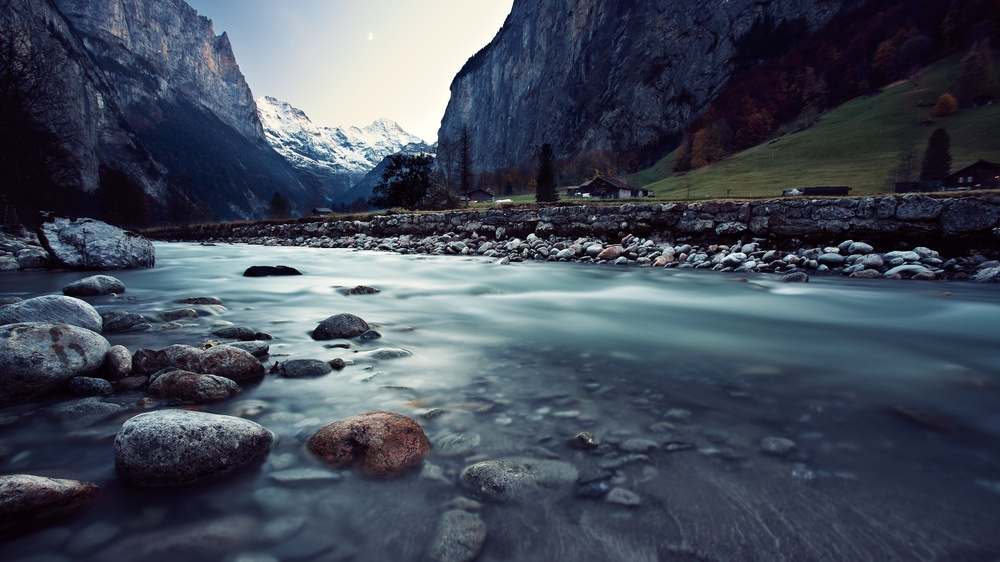
%> input picture Images/48876.jpg, 1000 x 562 px, shrunk from 3840 x 2160 before the run
$ octave imageDemo.m   (GNU Octave 9; MATLAB toolbox functions it lacks are replaced by stand-ins)
%> lines starting %> are read from the running program, lines starting %| are printed output that depends on the picture; long printed decimals are rounded
### getCoeffsBSpline.m
function Coeffs = getCoeffsBSpline(signalIn, N)
% SAMUEL FERNANDEZ MENDUIÑA
% This function computes the coefficients of the signal given the order of
% the continuous B-Spline N
% INPUTS:
%   signalIn: the signal to decompose
%   N: the order of the continuous B-Spline
% OUTPUTS:
%   Coeffs: Coefficients of the representation
% This function is based on the results exposed in the following papers:
%   [1] Unser, Michael & Aldroubi, Akram & Eden, Murray. (1991).
%       Fast B-Spline Transforms for Continuous Image Representation and
%       Interpolation. IEEE Trans. Pattern Anal. Mach. Intell.. 13. 277-285.
%

bSpline_analysis = getBSpline(N, 1); % compute the BSpline
% normalised denominator coefficients
as = bSpline_analysis(1:end)/(bSpline_analysis(1));
% scaled numerator coefficients
bs = 1/(bSpline_analysis(1));
% sort in descend order the roots, since they always appear in pairs,
% getting half of them and performing filtfilt is going to produce the
% result we look for; additionally it produces a zero-phased output
root = sort(roots(as), 'descend');
root = root(1:length(root)/2);
[sos, g] = zp2sos(roots(bs), root, 1);
% this type of filter does not introduce delay
Coeffs = 1/bSpline_analysis(1)*prod(abs(root))*filtfilt(sos, g, signalIn);
% scale conveniently to match the expressions in [1]
end

### getSignalFromCoeff.m
function xRec = getSignalFromCoeff(Coeff, N, m)
% SAMUEL FERNANDEZ MENDUIÑA
% This function computes the signal from the coefficients of the
% representation with B-Splines of order N
%
% INPUTS:
%   Coeffs: the input coefficients
%   N: the order of the continuous B-Spline
%   m: interpolation factor
% OUTPUTS:
%   xRec: Recovered signal
% This function is based on the results exposed in the following papers:
%   [1] Unser, Michael & Aldroubi, Akram & Eden, Murray. (1991).
%       Fast B-Spline Transforms for Continuous Image Representation and
%       Interpolation. IEEE Trans. Pattern Anal. Mach. Intell.. 13. 277-285.
%
% firstly we get the bSpline
bSpline_synthesis = getBSpline(N, m);
expand_fact = (length(bSpline_synthesis)-1)/2;
expand_prev = 0; %(length(bSpline_analysis));
% add zeros to interpolate if necessary
ctofilt = zeros(size(Coeff, 1), m*size(Coeff, 2));
ctofilt(:, 1:m:end) = Coeff;
% add zeros at the end to compensate for the delay of FIR filters
ctofilt = [ctofilt(:, expand_fact:-1:1) ...
    ctofilt, zeros(size(Coeff, 1), expand_fact)];
% perform filtering
xrec = filter(bSpline_synthesis, 1, ctofilt);
% remove zeros
xRec = xrec(:, 2*expand_fact+expand_prev+1:end-expand_prev);
end

### figure2.m
function figure2

X = 400;
Y = 300;
figure
fig = gcf;
set(groot,'defaulttextinterpreter','default');
set(groot, 'defaultAxesTickLabelInterpreter','default');
set(groot, 'defaultLegendInterpreter','default');
set(fig, 'Position', [0, 0, X, Y]);
set(0, 'DefaultLineLineWidth', 2.5);
fig = gcf;
set(fig, 'Position', [0, 0, X, Y].*2.5)
fig.PaperUnits = 'inches';
fig.PaperPosition = [0 0 X/100 Y/100].*2.5;
%set(gca, 'FontName', 'Trebuchet MS')
set(gca, 'ColorOrder', [1 0 0; 0 0 0; 0 0 1; 0 1 0; 0.75, 0, 0.75], 'NextPlot', 'replacechildren');
set(gca, 'linewidth', 2)
set(gca, 'fontsize', 24)
box off
axis tight
return

### getBSpline.m
function [G] = getBSpline(N, m)
% SAMUEL FERNANDEZ MENDUIÑA
% This function obtains the sampled version of the B-Spline of order N and
% its corresponding dual basis performing spectral factorisation based on
% the Daebuchies formula.
% INPUTS:
%   N: the order of the continuous B-Spline
%   m: interpolation factor
% OUTPUTS:
%   G: B-Spline samples
% This function is based on the results exposed in the following papers:
%   [1] Unser, Michael & Aldroubi, Akram & Eden, Murray. (1991).
%       Fast B-Spline Transforms for Continuous Image Representation and
%       Interpolation. IEEE Trans. Pattern Anal. Mach. Intell.. 13. 277-285.
%
% I use netwon series to obtain the basis and its dual
numVan = N+1; % this is the number of vanishing moments
% allowed values for j and k
j = 0:numVan;
k = (min(mod(N, 2), mod(m, 2)):numVan*m-mod(m, 2))'+1/2*(1-mod(N, 2))*mod(m, 2);
% just apply known formula for getting direct basis [1]
% factorial term
G = factorial(numVan)./(factorial(j).*factorial(numVan-j));
% ensemble all the parts
Gprov = G.*(-1).^(j)/factorial(N);
kmjm = ((k-j*m).*(k>j*m)).^N;
% final term
G = (Gprov*kmjm')/(m^N);
end

### imageDemo.m
%% set up the environment
close all
clear
%% initialise the symulation parameters
N = 8; % Continuous B-Spline order
m_syn = 1; % increase in the number of samples in the reconstruction stage
%% generate the B-Splines
bSpline_analysis = getBSpline(N, 1);
bSpline_synthesis = getBSpline(N, m_syn);
%% load the desired image
im = imread('Images/48876.jpg');
%> im is the input picture: size 562x1000x3 uint8; mean R, G, B 68.2, 76.1, 90.2
% to gray; we could consider color images to just repeating the procedure
imtocon = rgb2gray(im);
imreal = double(imtocon)/255; % to double in the 0-1 range
exp_fac = length(bSpline_analysis); %this term takes into account the delay
% periodic extension of the image to retrieve it perfectly
imtocon = zeros(size(imreal, 1)+2*exp_fac, size(imreal, 2)+2*exp_fac);
imtocon(exp_fac+1:end-exp_fac, exp_fac+1:end-exp_fac) = imreal;
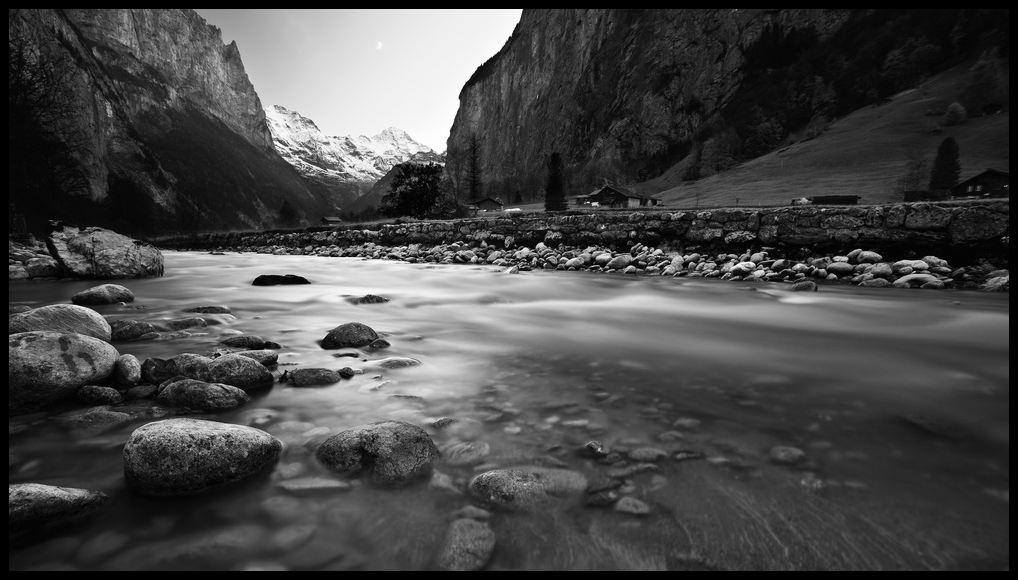
%> imtocon: size 580x1018 double; min 0, max 1, mean 0.281
imtocon(exp_fac+1:end-exp_fac, 1:exp_fac ) = imreal(:, exp_fac:-1:1);
imtocon(1:exp_fac, exp_fac+1:end-exp_fac) = imreal(exp_fac:-1:1, :);
imtocon(exp_fac+1:end-exp_fac, end-exp_fac:end) = imreal(:, end:-1:end-exp_fac);
imtocon(end-exp_fac:end, exp_fac+1:end-exp_fac) = imreal(end:-1:end-exp_fac, :);
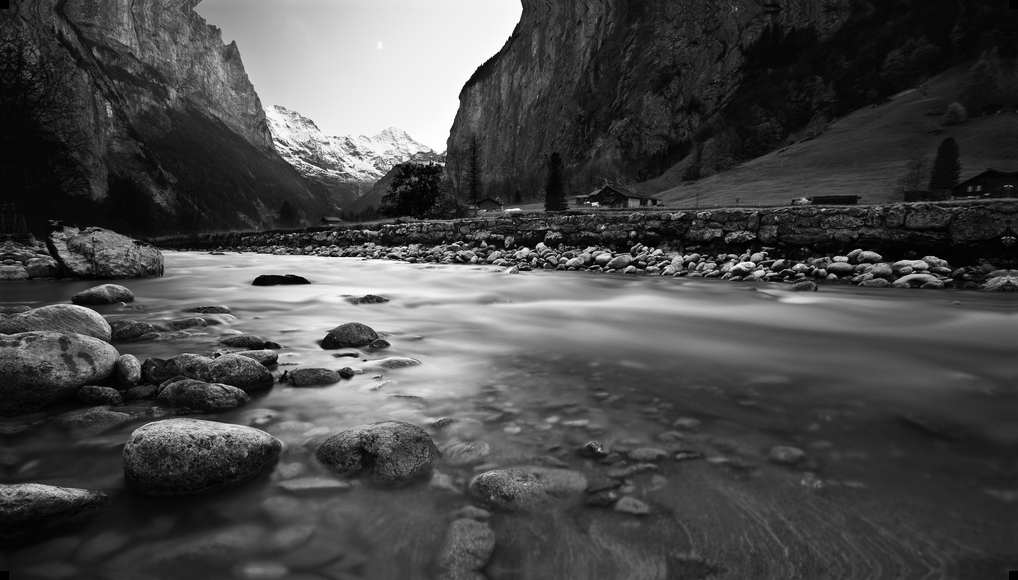
%> imtocon: size 580x1018 double; min 0, max 1, mean 0.292

%% Get the coefficients
c1 = getCoeffsBSpline(imtocon, N);
cdef = getCoeffsBSpline(c1', N)';
%> call 2 of getCoeffsBSpline, with N = 8
%> in getCoeffsBSpline (call 2), `Coeffs = 1/bSpline_analysis(1)*prod(abs(root))*filtfilt(sos, g, signal..`:
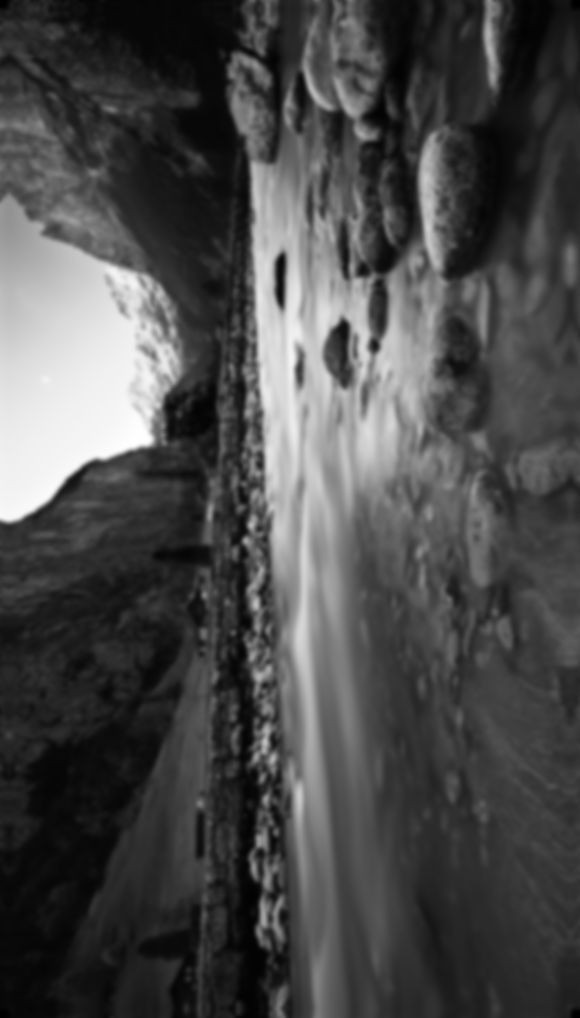
%> Coeffs: size 1018x580 double; min 0, max 6824.5, mean 2007.4; drawn with min black and max white
%% reconstruct the signal from the coefficients
xRec = getSignalFromCoeff(cdef, N, m_syn);
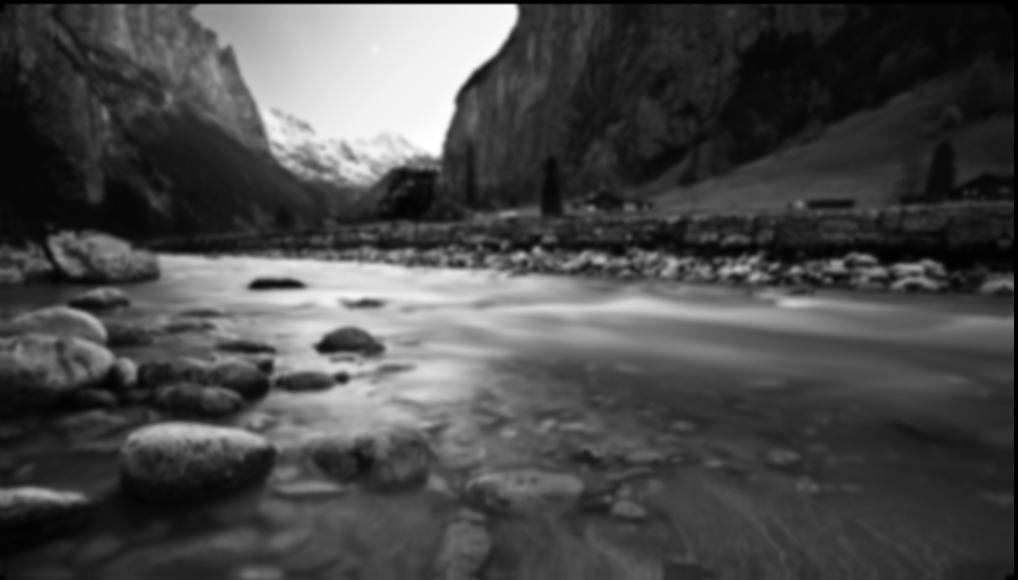
%> xRec: size 580x1018 double; min 0, max 6824.2, mean 1994.4; drawn with min black and max white
xrec = getSignalFromCoeff(xRec', N, m_syn)';
%> call 2 of getSignalFromCoeff, with N = 8, m = 1
%> in getSignalFromCoeff (call 2), `ctofilt = [ctofilt(:, expand_fact:-1:1) ctofilt, zeros(size(Coeff, 1),..`:
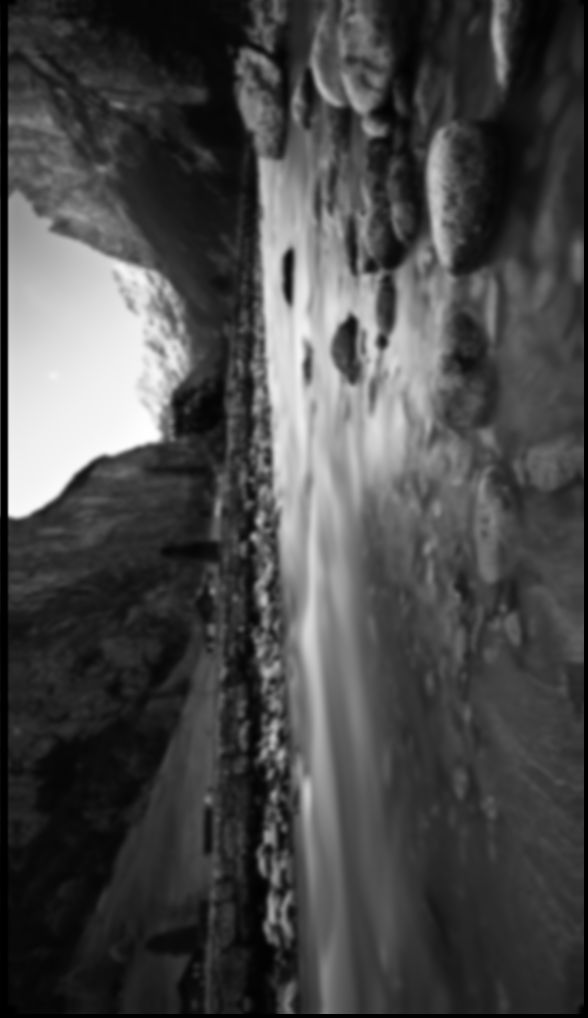
%> ctofilt: size 1018x588 double; min 0, max 6824.2, mean 1968.6; drawn with min black and max white
%> in getSignalFromCoeff (call 2), `xrec = filter(bSpline_synthesis, 1, ctofilt);`:
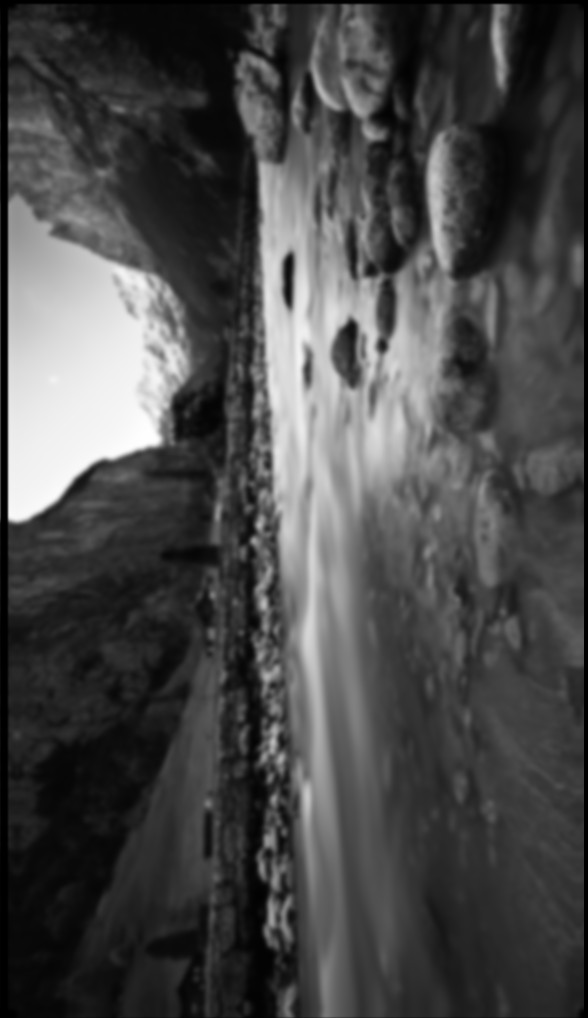
%> xrec: size 1018x588 double; min 0, max 6822.4, mean 1968.3; drawn with min black and max white
%> xrec: size 580x1018 double
% remove the extended part
xrec = xrec(exp_fac+1:end-exp_fac, exp_fac+1:end-exp_fac);
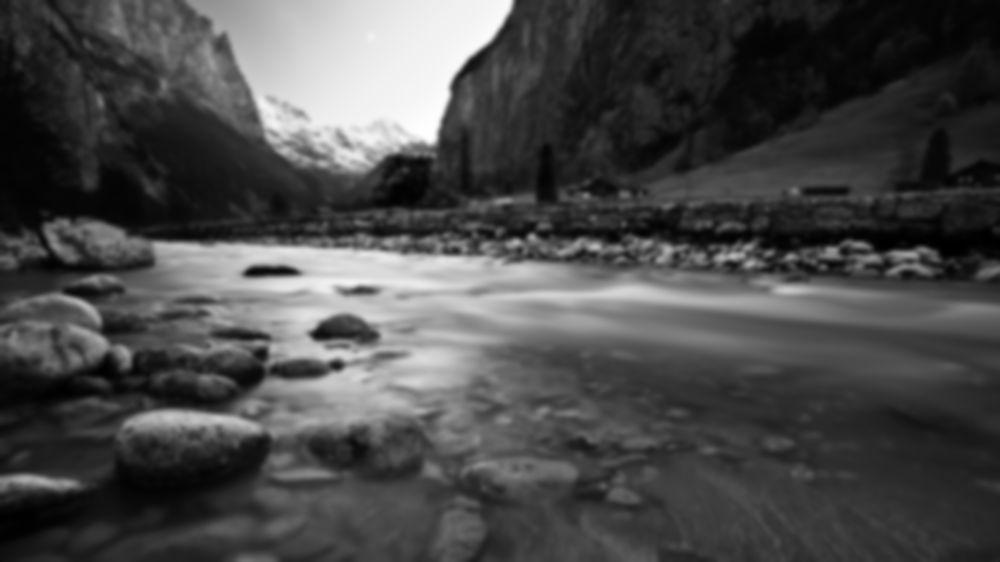
%> xrec: size 562x1000 double; min 66.7, max 6822.4, mean 2029.5; drawn with min black and max white
% express the MSE with respect to the original image
if(m_syn == 1)
    MSE = mean(mean(abs(xrec-imreal).^2));
%> MSE = 6608346.6
    PSNR = 10*log10(255^2/MSE);
%> PSNR = -20.07
    fprintf('The MSE is: %4.5f; the PSNR is: %4.5f dB\n', MSE, PSNR);
%| The MSE is: 6608346.585; the PSNR is: -20.070 dB
    figure2
    subplot(121)
    imagesc(xrec)
    title('Recovered image')
    subplot(122)
    imagesc(imreal)
    title('Real image')
else
    imagesc(xrec)
end

$ run again, with Images/hotpot_small.jpg copied over Images/48876.jpg
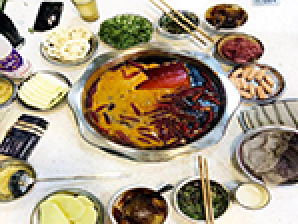
%> input picture Images/hotpot_small.jpg, 149 x 112 px (shown 2 times larger)
%> im is the input picture: size 112x149x3 uint8; mean R, G, B 169.7, 155.7, 133.5
%> Coeffs: size 167x130 double
%> in getSignalFromCoeff (call 2), `ctofilt = [ctofilt(:, expand_fact:-1:1) ctofilt, zeros(size(Coeff, 1),..`:
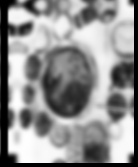
%> ctofilt: size 167x138 double; min 0, max 6840.6, mean 3857.8; drawn with min black and max white
%> `xrec = xrec(exp_fac+1:end-exp_fac, exp_fac+1:end-exp_fac);`:
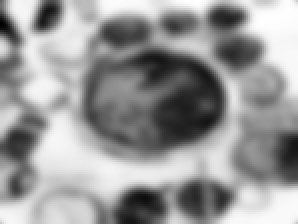
%> xrec: size 112x149 double (shown 2 times larger); min 328.6, max 6837.9, mean 4234.8; drawn with min black and max white
%> MSE = 20721882.2
%> PSNR = -25.03
%| The MSE is: 20721882.159; the PSNR is: -25.033 dB

$ run again, with Images/sea_small.jpg copied over Images/48876.jpg
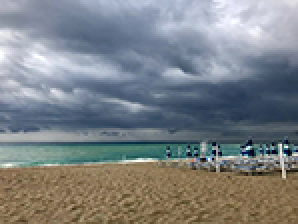
%> input picture Images/sea_small.jpg, 149 x 112 px (shown 2 times larger)
%> im is the input picture: size 112x149x3 uint8; mean R, G, B 124.5, 129.3, 132.7
%> Coeffs: size 167x130 double
%> in getSignalFromCoeff (call 2), `ctofilt = [ctofilt(:, expand_fact:-1:1) ctofilt, zeros(size(Coeff, 1),..`:
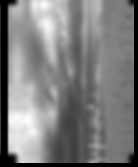
%> ctofilt: size 167x138 double; min 0, max 6370.5, mean 3121.3; drawn with min black and max white
%> `xrec = xrec(exp_fac+1:end-exp_fac, exp_fac+1:end-exp_fac);`:
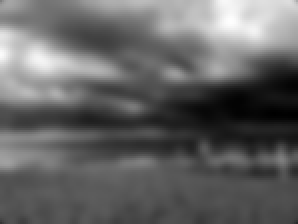
%> xrec: size 112x149 double (shown 2 times larger); min 1556, max 6359, mean 3453.1; drawn with min black and max white
%> MSE = 12935039.3
%> PSNR = -22.99
%| The MSE is: 12935039.342; the PSNR is: -22.987 dB

$ run again, with Images/sunset_small.jpg copied over Images/48876.jpg
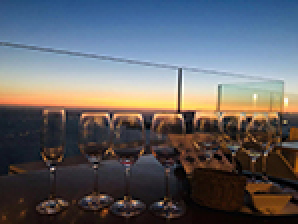
%> input picture Images/sunset_small.jpg, 149 x 112 px (shown 2 times larger)
%> im is the input picture: size 112x149x3 uint8; mean R, G, B 96.8, 97.8, 102.7
%> Coeffs: size 167x130 double
%> `xrec = xrec(exp_fac+1:end-exp_fac, exp_fac+1:end-exp_fac);`:
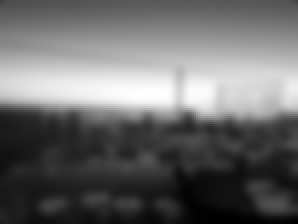
%> xrec: size 112x149 double (shown 2 times larger); min 175.1, max 6087.7, mean 2640.9; drawn with min black and max white
%> MSE = 9866470.4
%> PSNR = -21.81
%| The MSE is: 9866470.359; the PSNR is: -21.811 dB
